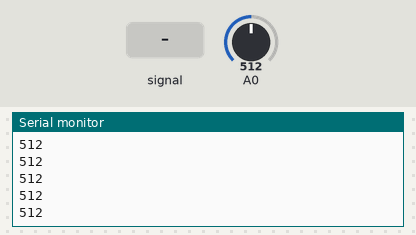
Simulated run of this sketch. Board: Arduino Uno, built with avr-gcc and run on an emulated ATmega328P. Shown: the last lines printed to the serial monitor. The inputs (shaded band) are chosen by the test bench; at power-on: A0 = 512.

Above: at 1.2 s.
1.3 s: A0 fed a 200 Hz sine of ±81 counts around its level
At 1.44 s:
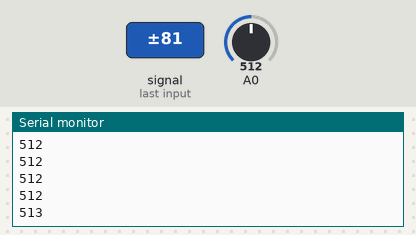
2.8 s: A0 set to 716
At 2.85 s:
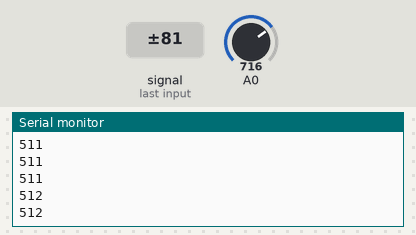
4.3 s: A0 set to 900
At 4.42 s:
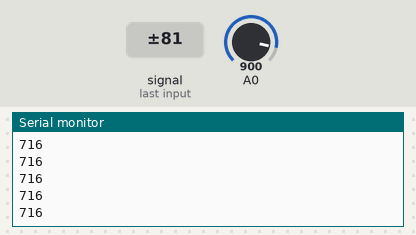
5.8 s: A0 fed a 200 Hz sine of ±81 counts around its level
At 6.17 s:
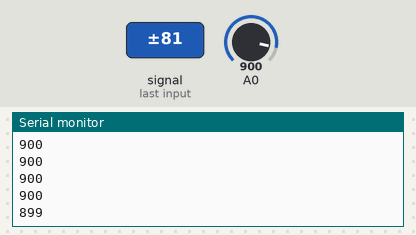
Timing chart, 0 to 8.3 s (numbered marks = the images above; inputs shaded):
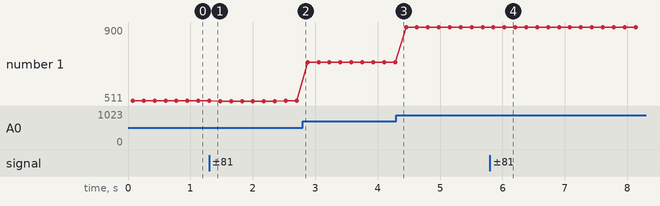

The sketch:

potenciometro_filtro.ino
```cpp
#define N_INTERACAO 700
int filtroLinear(int porta)
{
  unsigned long sinalFiltrado = 0;

  for (int i = 0; i < N_INTERACAO; i++)
  {
    sinalFiltrado += analogRead(porta);
  }
  return sinalFiltrado / N_INTERACAO;
}
void setup()
{
  Serial.begin(9600);
  pinMode(A0, INPUT);
}

void loop()
{
  int val = 0;
  //val = analogRead (A0);
  Serial.println(filtroLinear(A0));
  //Serial.println(val);
  delay(100);
}
```

Measured:
- after the input at 1.3 s, the serial monitor: prints a new line at once (image 1)
- after the input at 5.8 s, the serial monitor: prints a new line after 0.23 s (image 4)
- plotted number 1: 512 → 716 after the input at 2.8 s, 716 → 900 after the input at 4.3 s
